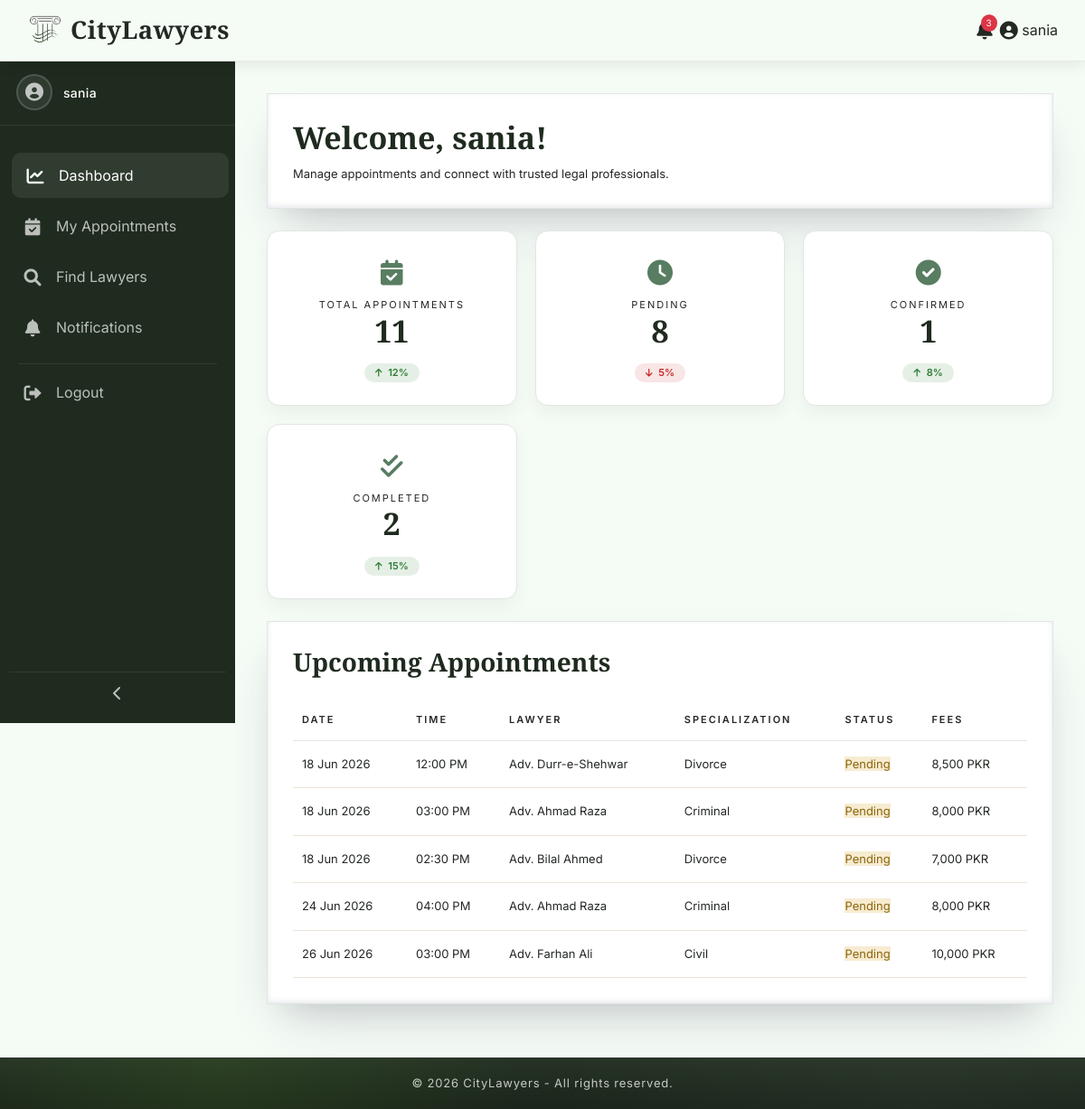
Page /customer/index.php (signed in) on the committed database.
### tables this page shows
CREATE TABLE `appointments` (
  `id` int(11) NOT NULL,
  `lawyer_id` int(11) NOT NULL,
  `customer_id` int(11) NOT NULL,
  `slot_id` int(11) DEFAULT NULL,
  `appointment_date` date NOT NULL,
  `appointment_time` time NOT NULL,
  `status` enum('pending','confirmed','completed','cancelled') DEFAULT 'pending',
  `booking_message` text DEFAULT NULL,
  `created_at` timestamp NOT NULL DEFAULT current_timestamp(),
  `is_rescheduled` tinyint(1) DEFAULT 0,
  `original_date` date DEFAULT NULL,
  `original_time` time DEFAULT NULL,
  `reschedule_count` int(11) DEFAULT 0
);

CREATE TABLE `lawyers` (
  `id` int(11) NOT NULL,
  `name` varchar(100) NOT NULL,
  `email` varchar(100) NOT NULL,
  `password` varchar(255) NOT NULL,
  `phone` varchar(20) DEFAULT NULL,
  `address` text DEFAULT NULL,
  `city` varchar(50) DEFAULT NULL,
  `specialization` varchar(50) DEFAULT NULL,
  `gender` enum('male','female','other') DEFAULT 'male',
  `experience` int(3) DEFAULT NULL,
  `fees` decimal(10,2) DEFAULT NULL,
  `profile_pic` varchar(255) DEFAULT NULL,
  `bio` text DEFAULT NULL,
  `avg_rating` decimal(2,1) DEFAULT 0.0,
  `status` enum('pending','approved','rejected') DEFAULT 'pending',
  `created_at` timestamp NOT NULL DEFAULT current_timestamp(),
  `is_featured` tinyint(1) DEFAULT 0,
  `core_specialization` text DEFAULT NULL,
  `academic_credentials` text DEFAULT NULL
);

### customer/index.php (the view, shortened to what this page needs)
<?php
require_once '../includes/config.php';
$customer_id = $_SESSION['customer_id'];
$customer_name = $_SESSION['customer_name'];
$upcomingSql = "
    SELECT a.*,
           l.name AS lawyer_name,
           l.specialization,
           l.fees
    FROM appointments a
    INNER JOIN lawyers l ON a.lawyer_id = l.id
    WHERE a.customer_id = :customer_id
      AND a.status IN ('pending', 'confirmed')
    ORDER BY a.appointment_date ASC
    LIMIT 5
";
$upcomingStmt = $conn->prepare($upcomingSql);
$upcomingStmt->execute([':customer_id' => $customer_id]);
$upcomingAppointments = $upcomingStmt->fetchAll(PDO::FETCH_ASSOC);
$totalStmt = $conn->prepare("SELECT COUNT(*) as count FROM appointments WHERE customer_id = ?");
$totalStmt->execute([$customer_id]);
$total = $totalStmt->fetch(PDO::FETCH_ASSOC)['count'];
$pendingStmt = $conn->prepare("SELECT COUNT(*) as count FROM appointments WHERE customer_id = ? AND status = 'pending'");
$pendingStmt->execute([$customer_id]);
$pending = $pendingStmt->fetch(PDO::FETCH_ASSOC)['count'];
$confirmedStmt = $conn->prepare("SELECT COUNT(*) as count FROM appointments WHERE customer_id = ? AND status = 'confirmed'");
$confirmedStmt->execute([$customer_id]);
$confirmed = $confirmedStmt->fetch(PDO::FETCH_ASSOC)['count'];
$completedStmt = $conn->prepare("SELECT COUNT(*) as count FROM appointments WHERE customer_id = ? AND status = 'completed'");
$completedStmt->execute([$customer_id]);
$completed = $completedStmt->fetch(PDO::FETCH_ASSOC)['count'];
include '../includes/header.php';
?>
<link rel="stylesheet" href="<?php echo BASE_URL; ?>assets/css/dashboard.css">
<link rel="stylesheet" href="<?php echo BASE_URL; ?>assets/css/tables.css">
<link rel="stylesheet" href="<?php echo BASE_URL; ?>assets/css/sidebar.css">
<div class="dashboard-wrapper">
    <?php include '../includes/dashboard-sidebar.php'; ?>
    <div class="main-content">
        <div class="dashboard-card">
            <h2 class="dashboard-title">Welcome, <?php echo htmlspecialchars($customer_name); ?>!</h2>
            <p class="dashboard-subtitle">Manage appointments and connect with trusted legal professionals.</p>
        </div>
        <div class="stats-grid">
            <div class="stat-box">
                <span class="stat-icon"><i class="fas fa-calendar-check"></i></span>
                 <p>Total Appointments</p>
                <h3><?php echo $total; ?></h3>
                <div class="stat-trend up">
                    <i class="fas fa-arrow-up"></i> 12%
                </div>
            </div>
            <div class="stat-box">
                <span class="stat-icon"><i class="fas fa-clock"></i></span>
                 <p>Pending</p>
                <h3><?php echo $pending; ?></h3>
                <div class="stat-trend down">
                    <i class="fas fa-arrow-down"></i> 5%
                </div>
            </div>
            <div class="stat-box">
                <span class="stat-icon"><i class="fas fa-check-circle"></i></span>
                  <p>Confirmed</p>
                <h3><?php echo $confirmed; ?></h3>
                <div class="stat-trend up">
                    <i class="fas fa-arrow-up"></i> 8%
                </div>
            </div>
            <div class="stat-box">
                <span class="stat-icon"><i class="fas fa-check-double"></i></span>
                 <p>Completed</p>
                <h3><?php echo $completed; ?></h3>
                <div class="stat-trend up">
                    <i class="fas fa-arrow-up"></i> 15%
                </div>
            </div>
        </div>
        <div class="dashboard-card">
            <h3 class="dashboard-title" style="font-size:28px;">Upcoming Appointments</h3>
            <?php if (count($upcomingAppointments) > 0): ?>
                <div class="table-wrap">
                    <table class="dashboard-table">
                        <thead>
                            <tr>
                                <th>Date</th>
                                <th>Time</th>
                                <th>Lawyer</th>
                                <th>Specialization</th>
                                <th>Status</th>
                                <th>Fees</th>
                            </tr>
                        </thead>
                        <tbody>
                            <?php foreach ($upcomingAppointments as $row): ?>
                            <tr>
                                <td><?php echo date('d M Y', strtotime($row['appointment_date'])); ?></td>
                                <td><?php echo date('h:i A', strtotime($row['appointment_time'])); ?></td>
                                <td><?php echo htmlspecialchars($row['lawyer_name']); ?></td>
                                <td><?php echo htmlspecialchars($row['specialization']); ?></td>
                                <td>
                                    <span class="status status-<?php echo $row['status']; ?>">
                                        <?php echo ucfirst($row['status']); ?>
                                    </span>
                                </td>
                                <td><?php echo number_format($row['fees']); ?> PKR</td>
                            </tr>
                            <?php endforeach; ?>
                        </tbody>
                    </table>
                </div>
            <?php else: ?>
                <p class="no-data">No upcoming appointments found.</p>
            <?php endif; ?>
        </div>
    </div>
</div>
<?php include '../includes/dashboard-footer.php'; ?>

### assets/css/global.css (style rules this page uses)
:root { --primary-color: #1F2B1F; --accent-color: #2F5D3A; --sidebar-light: #445544; --secondary-color: #F5FBF5; --surface-color: #FFFFFF; --surface-alt: #F7F8F6; --charcoal-black: #171C17; --charcoal-light: #232A23; --text-dark: #232823; --text-gray: rgba(255,255,255,.75); --text-muted: #98A09A; --text-white: #FFFFFF; --muted-white: #E9ECE8; --icon-gray: #BFC6BF; --border-color: #E1E6E1; --border-light: #EFF2EF; --border-soft: 1px solid rgba(142,247,43,.18); --card-radius: 14px; --white: #FFFFFF; --success: #2F7D32; --warning: #9A6A14; --danger: #B23B3B; --info: #2E5C86; --status-pending-bg: #F7ECD1; --status-pending-text: #8C650F; --status-approved-bg: #DDECDC; --status-approved-text: #2F6A33; --status-rejected-bg: #F3DEDE; --status-rejected-text: #9A3737; --status-confirmed-bg: #DDECDC; --status-confirmed-text: #2F6A33; --status-completed-bg: #DFE9F5; --status-completed-text: #2E5C86; --status-cancelled-bg: #F3DEDE; --status-cancelled-text: #9A3737; --btn-primary-bg: var(--primary-color); --btn-primary-hover: #172117; --btn-accent-bg: var(--accent-color); --btn-accent-hover: #23482D; --btn-approve-bg: #2F7D32; --btn-reject-bg: #B23B3B; --btn-delete-bg: #232823; --btn-delete-text: #E1E6E1; --btn-text: #FFFFFF; --shadow-sm: 0 8px 20px rgba(0,0,0,.05); --shadow-md: 0 18px 35px rgba(0,0,0,.10); --shadow-lg: rgba(50,50,93,.18) 0 30px 60px -20px, rgba(0,0,0,.14) 0 18px 35px -18px, rgba(10,37,64,.10) 0 -2px 6px inset; --shadow-hover: 0 45px 80px rgba(0,0,0,.22), 0 18px 40px rgba(0,0,0,.12), 0 30px 55px rgba(0,0,0,.14); --shadow-green-strong: 0 20px 60px rgba(47, 93, 58, 0.30), 0 10px 30px rgba(31, 43, 31, 0.12), 0 0 80px rgba(47, 93, 58, 0.08); --transition-fast: .25s ease; --transition: .4s ease; --transition-slow: .55s cubic-bezier(.2,.8,.2,1); --gradient-overlay: radial-gradient( circle at center, rgba(38, 85, 38, 0) 0%, rgba(18,30,18,.70) 45%, rgba(6,8,6,.92) 100% ); --sidebar-gradient: linear-gradient( 180deg, var(--charcoal-black) 0%, #263326 35%, var(--primary-color) 75%, #314931 100% ); }
* { margin: 0; padding: 0; box-sizing: border-box; }
html { scroll-behavior: smooth; }
body { font-family: 'Inter', sans-serif; background: var(--secondary-color); color: var(--text-dark); overflow-x: hidden; }
h1, h2, h3, h4, h5, h6 { font-family: 'Cormorant Garamond', serif; font-weight: 600; }

### assets/css/tables.css (style rules this page uses)
.table-wrap { overflow-x: auto; }
.dashboard-table { width: 100%; border-collapse: collapse; margin-top: 15px; }
.dashboard-table th { font-size: 11px; letter-spacing: 2px; text-transform: uppercase; color: var(--text-light); padding: 14px 10px; border-bottom: 1px solid var(--border-color); font-weight: 600; text-align: left; }
.dashboard-table td { padding: 16px 10px; border-bottom: 1px solid #ece4d8; font-size: 13px; color: var(--text-dark); }
.status-pending { background: var(--status-pending-bg); color: var(--status-pending-text); }

### assets/css/sidebar.css (style rules this page uses)
:root { --sidebar-width: 260px; --sidebar-collapsed: 70px; --sidebar-bg: var(--primary-color); --sidebar-hover: rgba(255,255,255,.08); --text-muted: rgba(255,255,255,.7); --text-active: #fff; }

### rows in the picture
appointments: appointment_date "18 Jun 2026", appointment_time "12:00 PM", lawyer.name "Adv. Durr-e-Shehwar", lawyer.specialization "Divorce", status "Pending", lawyer.fees "8,500"
appointments: appointment_date "18 Jun 2026", appointment_time "03:00 PM", lawyer.name "Adv. Ahmad Raza", lawyer.specialization "Criminal", status "Pending", lawyer.fees "8,000"
appointments: appointment_date "18 Jun 2026", appointment_time "02:30 PM", lawyer.name "Adv. Bilal Ahmed", lawyer.specialization "Divorce", status "Pending", lawyer.fees "7,000"
appointments: appointment_date "24 Jun 2026", appointment_time "04:00 PM", lawyer.name "Adv. Ahmad Raza", lawyer.specialization "Criminal", status "Pending", lawyer.fees "8,000"
appointments: appointment_date "26 Jun 2026", appointment_time "03:00 PM", lawyer.name "Adv. Farhan Ali", lawyer.specialization "Civil", status "Pending", lawyer.fees "10,000"

### other values in the picture
SITE_NAME "CityLawyers"
$unread_count "3"
$user_name "sania"
$customer_name "sania"
$total "11"
$pending "8"
$confirmed "1"
$completed "2"
